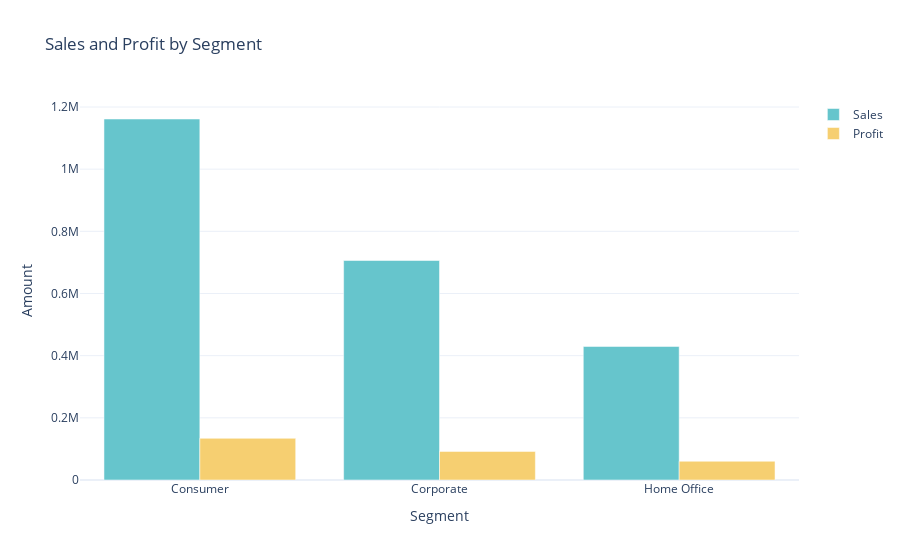

Source (notebook cell):
### Markdown cell above
sales and profit - customer segment

### Code cell
import plotly.express as px
import plotly.graph_objects as go

Sales_profit_by_segment = df.groupby('Segment').agg({'Sales':'sum','Profit':'sum'}).reset_index()

color_palette = px.colors.qualitative.Pastel

fig = go.Figure()

fig.add_trace(go.Bar(
    x=Sales_profit_by_segment['Segment'],
    y=Sales_profit_by_segment['Sales'],
    name='Sales',
    marker_color=color_palette[0]
))

fig.add_trace(go.Bar(
    x=Sales_profit_by_segment['Segment'],
    y=Sales_profit_by_segment['Profit'],
    name='Profit',
    marker_color=color_palette[1]
))

fig.update_layout(
    title='Sales and Profit by Segment',
    xaxis_title='Segment',
    yaxis_title='Amount',
    barmode='group'
)

fig.show()

### Figure 1 — Plotly figure (JSON) as saved in the notebook; plotly's stock layout.template omitted (floating-point values rounded to 4 significant figures)
{"data": [{"marker": {"color": "rgb(102, 197, 204)"}, "name": "Sales", "type": "bar", "x": ["Consumer", "Corporate", "Home Office"], "y": [1161000.0, 706100.0, 429700.0]}, {"marker": {"color": "rgb(246, 207, 113)"}, "name": "Profit", "type": "bar", "x": ["Consumer", "Corporate", "Home Office"], "y": [134100.0, 91980.0, 60300.0]}], "layout": {"barmode": "group", "title": {"text": "Sales and Profit by Segment"}, "xaxis": {"title": {"text": "Segment"}}, "yaxis": {"title": {"text": "Amount"}}}}
